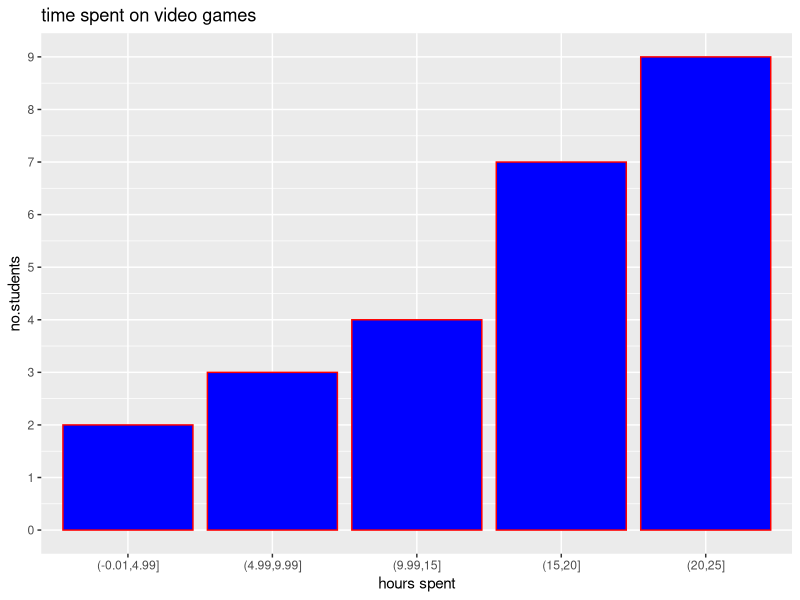

Recreate this plot in R.
#page 57-58
library(dplyr)
library(ggplot2)
dtabl<-data.frame(hours=c(9.95,10,2.25,16.75,0,
                          19.5,22.5,7.5,15,12.75,
                          5.5,11,10,20.75,17.5,
                          23,21.9,24,23.75,18,
                          20,15,22.9,18.8,20.5))
bins=seq(-0.01,25,by=5)
scores=cut(dtabl$hours,bins)
table(scores)
View(dtabl)
View(scores)
freq_table=transform(table(scores))
xx=transform(freq_table,Rel_freq=prop.table(Freq),cumfreq=cumsum(Freq))
View(xx)
ggplot(data=xx,
        aes(x=scores,y=Freq))+
    geom_col(color="red",fill="blue")+
    labs(y="no.students",x="hours spent",
         title="time spent on video games")+
  scale_y_continuous(breaks=seq(0,10,1))
